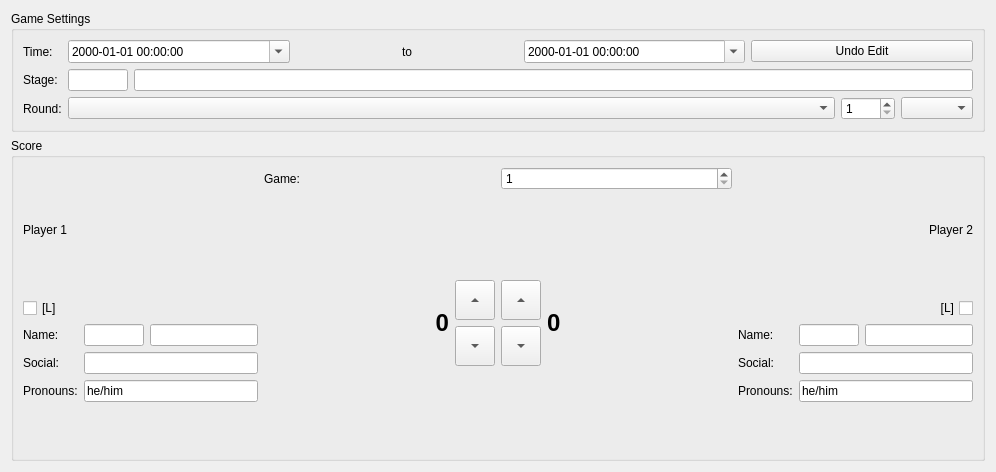
<?xml version="1.0" encoding="UTF-8"?>
<ui version="4.0">
 <class>MetaDataEditWidget_Game</class>
 <widget class="QWidget" name="MetaDataEditWidget_Game">
  <property name="geometry">
   <rect>
    <x>0</x>
    <y>0</y>
    <width>996</width>
    <height>472</height>
   </rect>
  </property>
  <property name="windowTitle">
   <string>Replay Editor</string>
  </property>
  <layout class="QVBoxLayout" name="verticalLayout_5">
   <item>
    <widget class="QGroupBox" name="groupBox">
     <property name="title">
      <string>Game Settings</string>
     </property>
     <layout class="QFormLayout" name="formLayout">
      <item row="0" column="0">
       <widget class="QLabel" name="label_2">
        <property name="text">
         <string>Time:</string>
        </property>
       </widget>
      </item>
      <item row="0" column="1">
       <layout class="QHBoxLayout" name="horizontalLayout_3">
        <item>
         <widget class="QDateTimeEdit" name="dateTimeEdit_started">
          <property name="displayFormat">
           <string>yyyy-MM-dd HH:mm:ss</string>
          </property>
          <property name="calendarPopup">
           <bool>true</bool>
          </property>
         </widget>
        </item>
        <item>
         <widget class="QLabel" name="label_3">
          <property name="sizePolicy">
           <sizepolicy hsizetype="Minimum" vsizetype="Preferred">
            <horstretch>0</horstretch>
            <verstretch>0</verstretch>
           </sizepolicy>
          </property>
          <property name="text">
           <string>to</string>
          </property>
          <property name="alignment">
           <set>Qt::AlignCenter</set>
          </property>
         </widget>
        </item>
        <item>
         <widget class="QDateTimeEdit" name="dateTimeEdit_ended">
          <property name="readOnly">
           <bool>true</bool>
          </property>
          <property name="displayFormat">
           <string>yyyy-MM-dd HH:mm:ss</string>
          </property>
          <property name="calendarPopup">
           <bool>true</bool>
          </property>
         </widget>
        </item>
        <item>
         <widget class="QPushButton" name="pushButton_resetTimeStarted">
          <property name="text">
           <string>Undo Edit</string>
          </property>
         </widget>
        </item>
       </layout>
      </item>
      <item row="1" column="0">
       <widget class="QLabel" name="label">
        <property name="text">
         <string>Stage:</string>
        </property>
       </widget>
      </item>
      <item row="1" column="1">
       <layout class="QHBoxLayout" name="horizontalLayout" stretch="0,1">
        <item>
         <widget class="QLineEdit" name="lineEdit_stageID">
          <property name="sizePolicy">
           <sizepolicy hsizetype="Minimum" vsizetype="Fixed">
            <horstretch>0</horstretch>
            <verstretch>0</verstretch>
           </sizepolicy>
          </property>
          <property name="minimumSize">
           <size>
            <width>0</width>
            <height>0</height>
           </size>
          </property>
          <property name="maximumSize">
           <size>
            <width>60</width>
            <height>16777215</height>
           </size>
          </property>
          <property name="baseSize">
           <size>
            <width>0</width>
            <height>0</height>
           </size>
          </property>
          <property name="text">
           <string/>
          </property>
          <property name="maxLength">
           <number>5</number>
          </property>
          <property name="readOnly">
           <bool>true</bool>
          </property>
         </widget>
        </item>
        <item>
         <widget class="QLineEdit" name="lineEdit_stageName">
          <property name="sizePolicy">
           <sizepolicy hsizetype="MinimumExpanding" vsizetype="Fixed">
            <horstretch>0</horstretch>
            <verstretch>0</verstretch>
           </sizepolicy>
          </property>
          <property name="text">
           <string/>
          </property>
          <property name="readOnly">
           <bool>true</bool>
          </property>
         </widget>
        </item>
       </layout>
      </item>
      <item row="2" column="0">
       <widget class="QLabel" name="label_9">
        <property name="text">
         <string>Round:</string>
        </property>
       </widget>
      </item>
      <item row="2" column="1">
       <layout class="QHBoxLayout" name="horizontalLayout_6">
        <item>
         <widget class="QComboBox" name="comboBox_roundType">
          <property name="sizePolicy">
           <sizepolicy hsizetype="MinimumExpanding" vsizetype="Fixed">
            <horstretch>0</horstretch>
            <verstretch>0</verstretch>
           </sizepolicy>
          </property>
         </widget>
        </item>
        <item>
         <widget class="QSpinBox" name="spinBox_roundNumber">
          <property name="minimum">
           <number>1</number>
          </property>
          <property name="maximum">
           <number>1000</number>
          </property>
         </widget>
        </item>
        <item>
         <widget class="QComboBox" name="comboBox_setFormat"/>
        </item>
       </layout>
      </item>
     </layout>
    </widget>
   </item>
   <item>
    <widget class="QGroupBox" name="groupBox_2">
     <property name="title">
      <string>Score</string>
     </property>
     <layout class="QGridLayout" name="gridLayout">
      <item row="0" column="1" colspan="4">
       <layout class="QHBoxLayout" name="horizontalLayout_2">
        <item>
         <widget class="QLabel" name="label_5">
          <property name="text">
           <string>Game:</string>
          </property>
         </widget>
        </item>
        <item>
         <widget class="QSpinBox" name="spinBox_gameNumber">
          <property name="minimum">
           <number>1</number>
          </property>
          <property name="maximum">
           <number>10000</number>
          </property>
         </widget>
        </item>
       </layout>
      </item>
      <item row="1" column="1">
       <widget class="QLabel" name="label_leftScore">
        <property name="sizePolicy">
         <sizepolicy hsizetype="MinimumExpanding" vsizetype="Preferred">
          <horstretch>0</horstretch>
          <verstretch>0</verstretch>
         </sizepolicy>
        </property>
        <property name="font">
         <font>
          <pointsize>18</pointsize>
          <weight>75</weight>
          <bold>true</bold>
         </font>
        </property>
        <property name="text">
         <string>0</string>
        </property>
        <property name="textFormat">
         <enum>Qt::PlainText</enum>
        </property>
        <property name="alignment">
         <set>Qt::AlignRight|Qt::AlignTrailing|Qt::AlignVCenter</set>
        </property>
       </widget>
      </item>
      <item row="1" column="2">
       <layout class="QVBoxLayout" name="verticalLayout">
        <item>
         <spacer name="verticalSpacer">
          <property name="orientation">
           <enum>Qt::Vertical</enum>
          </property>
          <property name="sizeHint" stdset="0">
           <size>
            <width>20</width>
            <height>40</height>
           </size>
          </property>
         </spacer>
        </item>
        <item>
         <widget class="QToolButton" name="toolButton_incLeftScore">
          <property name="minimumSize">
           <size>
            <width>40</width>
            <height>40</height>
           </size>
          </property>
          <property name="layoutDirection">
           <enum>Qt::LeftToRight</enum>
          </property>
          <property name="text">
           <string>...</string>
          </property>
          <property name="arrowType">
           <enum>Qt::UpArrow</enum>
          </property>
         </widget>
        </item>
        <item>
         <widget class="QToolButton" name="toolButton_decLeftScore">
          <property name="minimumSize">
           <size>
            <width>40</width>
            <height>40</height>
           </size>
          </property>
          <property name="text">
           <string>...</string>
          </property>
          <property name="arrowType">
           <enum>Qt::DownArrow</enum>
          </property>
         </widget>
        </item>
        <item>
         <spacer name="verticalSpacer_2">
          <property name="orientation">
           <enum>Qt::Vertical</enum>
          </property>
          <property name="sizeHint" stdset="0">
           <size>
            <width>20</width>
            <height>40</height>
           </size>
          </property>
         </spacer>
        </item>
       </layout>
      </item>
      <item row="1" column="3">
       <layout class="QVBoxLayout" name="verticalLayout_2">
        <item>
         <spacer name="verticalSpacer_3">
          <property name="orientation">
           <enum>Qt::Vertical</enum>
          </property>
          <property name="sizeHint" stdset="0">
           <size>
            <width>20</width>
            <height>40</height>
           </size>
          </property>
         </spacer>
        </item>
        <item>
         <widget class="QToolButton" name="toolButton_incRightScore">
          <property name="minimumSize">
           <size>
            <width>40</width>
            <height>40</height>
           </size>
          </property>
          <property name="text">
           <string>...</string>
          </property>
          <property name="arrowType">
           <enum>Qt::UpArrow</enum>
          </property>
         </widget>
        </item>
        <item>
         <widget class="QToolButton" name="toolButton_decRightScore">
          <property name="minimumSize">
           <size>
            <width>40</width>
            <height>40</height>
           </size>
          </property>
          <property name="text">
           <string>...</string>
          </property>
          <property name="arrowType">
           <enum>Qt::DownArrow</enum>
          </property>
         </widget>
        </item>
        <item>
         <spacer name="verticalSpacer_4">
          <property name="orientation">
           <enum>Qt::Vertical</enum>
          </property>
          <property name="sizeHint" stdset="0">
           <size>
            <width>20</width>
            <height>40</height>
           </size>
          </property>
         </spacer>
        </item>
       </layout>
      </item>
      <item row="1" column="4">
       <widget class="QLabel" name="label_rightScore">
        <property name="sizePolicy">
         <sizepolicy hsizetype="MinimumExpanding" vsizetype="Preferred">
          <horstretch>0</horstretch>
          <verstretch>0</verstretch>
         </sizepolicy>
        </property>
        <property name="font">
         <font>
          <pointsize>18</pointsize>
          <weight>75</weight>
          <bold>true</bold>
         </font>
        </property>
        <property name="text">
         <string>0</string>
        </property>
        <property name="textFormat">
         <enum>Qt::PlainText</enum>
        </property>
       </widget>
      </item>
      <item row="0" column="0" rowspan="2">
       <layout class="QVBoxLayout" name="verticalLayout_3">
        <item>
         <widget class="QLabel" name="label_leftName">
          <property name="text">
           <string>Player 1</string>
          </property>
         </widget>
        </item>
        <item>
         <widget class="QCheckBox" name="checkBox_leftL">
          <property name="text">
           <string>[L]</string>
          </property>
         </widget>
        </item>
        <item>
         <layout class="QFormLayout" name="formLayout_2">
          <item row="0" column="0">
           <widget class="QLabel" name="label_10">
            <property name="text">
             <string>Name:</string>
            </property>
           </widget>
          </item>
          <item row="1" column="0">
           <widget class="QLabel" name="label_12">
            <property name="text">
             <string>Social:</string>
            </property>
           </widget>
          </item>
          <item row="1" column="1">
           <widget class="QLineEdit" name="lineEdit_leftSocial"/>
          </item>
          <item row="2" column="0">
           <widget class="QLabel" name="label_4">
            <property name="text">
             <string>Pronouns:</string>
            </property>
           </widget>
          </item>
          <item row="2" column="1">
           <widget class="QLineEdit" name="lineEdit_leftPronouns">
            <property name="text">
             <string>he/him</string>
            </property>
           </widget>
          </item>
          <item row="0" column="1">
           <layout class="QHBoxLayout" name="horizontalLayout_4">
            <item>
             <widget class="QLineEdit" name="lineEdit_leftSponsor">
              <property name="sizePolicy">
               <sizepolicy hsizetype="Fixed" vsizetype="Fixed">
                <horstretch>0</horstretch>
                <verstretch>0</verstretch>
               </sizepolicy>
              </property>
              <property name="maximumSize">
               <size>
                <width>60</width>
                <height>16777215</height>
               </size>
              </property>
             </widget>
            </item>
            <item>
             <widget class="QLineEdit" name="lineEdit_leftName">
              <property name="sizePolicy">
               <sizepolicy hsizetype="Expanding" vsizetype="Fixed">
                <horstretch>0</horstretch>
                <verstretch>0</verstretch>
               </sizepolicy>
              </property>
             </widget>
            </item>
           </layout>
          </item>
         </layout>
        </item>
       </layout>
      </item>
      <item row="0" column="5" rowspan="2">
       <layout class="QVBoxLayout" name="verticalLayout_4">
        <item>
         <widget class="QLabel" name="label_rightName">
          <property name="text">
           <string>Player 2</string>
          </property>
          <property name="alignment">
           <set>Qt::AlignRight|Qt::AlignTrailing|Qt::AlignVCenter</set>
          </property>
         </widget>
        </item>
        <item>
         <widget class="QCheckBox" name="checkBox_rightL">
          <property name="layoutDirection">
           <enum>Qt::RightToLeft</enum>
          </property>
          <property name="text">
           <string>[L]</string>
          </property>
         </widget>
        </item>
        <item>
         <layout class="QFormLayout" name="formLayout_3">
          <item row="0" column="0">
           <widget class="QLabel" name="label_11">
            <property name="text">
             <string>Name:</string>
            </property>
           </widget>
          </item>
          <item row="1" column="0">
           <widget class="QLabel" name="label_13">
            <property name="text">
             <string>Social:</string>
            </property>
           </widget>
          </item>
          <item row="1" column="1">
           <widget class="QLineEdit" name="lineEdit_rightSocial"/>
          </item>
          <item row="2" column="0">
           <widget class="QLabel" name="label_14">
            <property name="text">
             <string>Pronouns:</string>
            </property>
           </widget>
          </item>
          <item row="2" column="1">
           <widget class="QLineEdit" name="lineEdit_rightPronouns">
            <property name="text">
             <string>he/him</string>
            </property>
           </widget>
          </item>
          <item row="0" column="1">
           <layout class="QHBoxLayout" name="horizontalLayout_5">
            <item>
             <widget class="QLineEdit" name="lineEdit_rightSponsor">
              <property name="sizePolicy">
               <sizepolicy hsizetype="Fixed" vsizetype="Fixed">
                <horstretch>0</horstretch>
                <verstretch>0</verstretch>
               </sizepolicy>
              </property>
              <property name="maximumSize">
               <size>
                <width>60</width>
                <height>16777215</height>
               </size>
              </property>
             </widget>
            </item>
            <item>
             <widget class="QLineEdit" name="lineEdit_rightName">
              <property name="sizePolicy">
               <sizepolicy hsizetype="Expanding" vsizetype="Fixed">
                <horstretch>0</horstretch>
                <verstretch>0</verstretch>
               </sizepolicy>
              </property>
             </widget>
            </item>
           </layout>
          </item>
         </layout>
        </item>
       </layout>
      </item>
     </layout>
    </widget>
   </item>
  </layout>
 </widget>
 <resources/>
 <connections/>
</ui>
